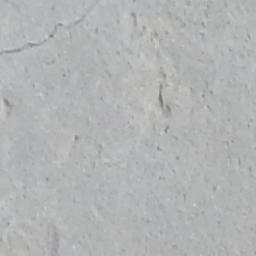
#> input picture images/input/CD/7001-43.jpg, 256 x 256 px; its folder holds only this picture in this run
$ python 02.thresh.py
#> lines starting #> are read from the running program, lines starting #| are printed output that depends on the picture; after the words box and inside, x2 and y2 are one past the last pixel; in counts of white or black regions, pixels touching at a corner belong together
import cv2, os, shutil, argparse

# 基本的なモデルパラメータ
FLAGS = None

def convert_image(sub_path):
#> called with sub_path = 'CD/'
    os.mkdir(FLAGS.output_path + sub_path)

    # フォルダ内ファイルを変数に格納(ディレクトリも格納)
    files =  os.listdir(FLAGS.input_path + sub_path)

    for file_name in files:
        # 画像ファイル読込
        img = cv2.imread(FLAGS.input_path + sub_path + file_name)
#> img is the input picture: shape (256, 256, 3); mean B, G, R 180.2, 180.2, 178.9

        img_gray = cv2.cvtColor(img, cv2.COLOR_RGB2GRAY)
        ret, img_thresh = cv2.threshold(img_gray, 0, 255, cv2.THRESH_OTSU)
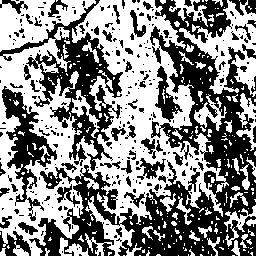
#> img_thresh: shape (256, 256); 53.2% white; 305 black regions (244 under 20 px), largest, box (x1, y1, x2, y2) and area: (29, 0, 256, 256) 17473, (0, 0, 123, 171) 5246, (2, 86, 57, 221) 2304
#> ret = 179

        cv2.imwrite(FLAGS.output_path + sub_path + file_name, img_thresh)

    print("Folder %s Number of conversion： %d" % ( sub_path, len(files)))

# 直接実行されている場合に通る(importされて実行時は通らない)
if __name__ == "__main__":
    parser = argparse.ArgumentParser()
    parser.add_argument(
        "--input_path",
        type=str,
        default="./images/input/",
        help="The path of input directory."
  )
    parser.add_argument(
        "--output_path",
        type=str,
        default="./images/output/02thresh_otsu/",
        help="The path of output directory."
  )

# パラメータ取得と実行
FLAGS, unparsed = parser.parse_known_args()

# 出力用のディレクトリが存在する場合、削除して再作成
if os.path.exists(FLAGS.output_path):
    shutil.rmtree(FLAGS.output_path)
os.mkdir(FLAGS.output_path)

convert_image("CD/")
convert_image("UD/")
#> call 2 of convert_image, with sub_path = 'UD/'
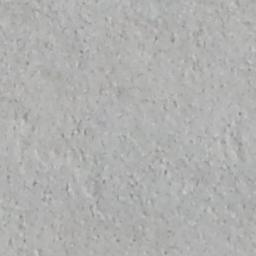
#> input picture images/input/UD/7001-191.jpg, 256 x 256 px
#> in convert_image, img is the input picture: shape (256, 256, 3); mean B, G, R 175.2, 176.4, 176.2
#> in convert_image (call 2), `ret, img_thresh = cv2.threshold(img_gray, 0, 255, cv2.THRESH_OTSU)`:
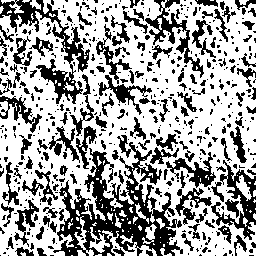
#> img_thresh: shape (256, 256); 63.5% white; 536 black regions (398 under 20 px), largest, box (x1, y1, x2, y2) and area: (53, 135, 183, 256) 5883, (0, 0, 90, 104) 2191, (211, 160, 256, 240) 1141
#> in convert_image (call 2), `ret, img_thresh = cv2.threshold(img_gray, 0, 255, cv2.THRESH_OTSU)`: ret = 174
